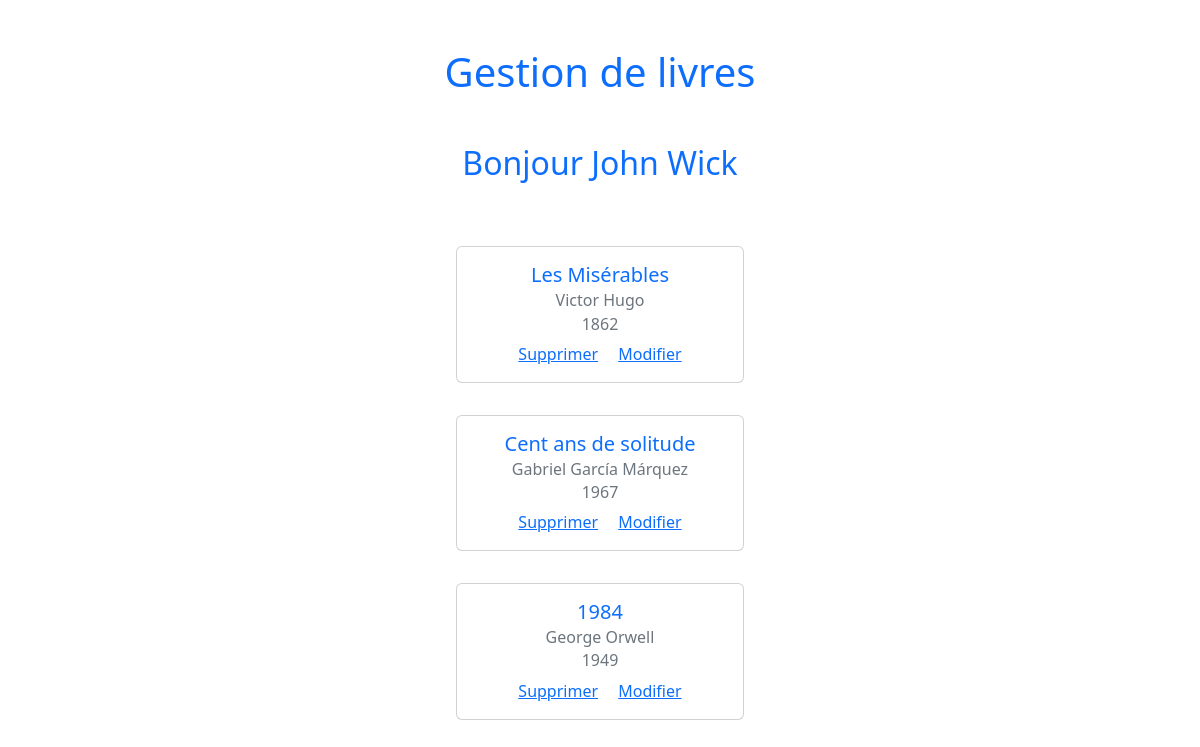
Page /views/gestion_livres.php (signed in) on the committed database.
### tables this page shows
CREATE TABLE livres (
    id INT PRIMARY KEY AUTO_INCREMENT,
    titre VARCHAR(30) UNIQUE,
    categorie VARCHAR(30),
    annee_publication INT,
    id_auteur INT,
    id_admin INT,
    CONSTRAINT fk_auteurs_id FOREIGN KEY  (id_auteur) REFERENCES auteurs(id),
    CONSTRAINT fk_administrateurs_id FOREIGN KEY (id_admin) REFERENCES administrateurs(id)
);

CREATE TABLE auteurs (
    id INT PRIMARY KEY AUTO_INCREMENT,
    nom_complet VARCHAR(50),
    nationalite VARCHAR(30)
);

### src/repositories/livre_repository.php (called while the page is built, shortened)
<?php
function find_by_id_admin($id)
{
    $select = "SELECT  l.id, titre, categorie, annee_publication, nom_complet
    FROM livres l, auteurs a, administrateurs ad WHERE a.id = l.id_auteur AND ad.id = l.id_admin AND id_admin = :id";
    $db = get_connection();
    $req = $db->prepare($select);
    $req->bindValue(":id", $id);
    $req->execute();
    return $req->fetchAll();
}

### src/services/livre_service.php (the view, shortened to what this page needs)
<?php
include_once __DIR__ .  "/../repositories/livre_repository.php";
function livres_admin($id)
{
    $livres = find_by_id_admin($id);
    return admin_cards($livres);
}
function admin_cards($livres)
{
    $result = "";
    foreach ($livres as $livre) {
        $supp = "../src/controllers/livre_controller.php?id=$livre[0]&op=supp";
        $mod = "../src/controllers/livre_controller.php?id=$livre[0]&op=mod";
        $result .= "<div class='card  my-3' style='width: 18rem;'>
            <div class='card-body'>
                <h5 class='card-title'>$livre[1]</h5>
                <h6 class='card-subtitle mb-2 text-muted'>$livre[4]</h6>
                <h6 class='card-subtitle mb-2 text-muted'>$livre[3]</h6>
                <a href='$supp' class='card-link'>Supprimer</a>
                <a href='$mod' class='card-link'>Modifier</a>
            </div>
        </div>";
    }
    return $result;
}

### rows in the picture
livres: titre "Les Misérables", id_auteur.nom_complet "Victor Hugo", annee_publication "1862"
livres: titre "Cent ans de solitude", id_auteur.nom_complet "Gabriel García Márquez", annee_publication "1967"
livres: titre "1984", id_auteur.nom_complet "George Orwell", annee_publication "1949"

### other values in the picture
$prenom "John"
$nom "Wick"
